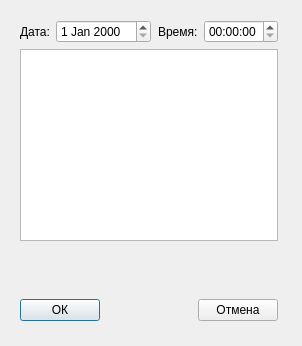
<?xml version="1.0" encoding="UTF-8"?>
<ui version="4.0">
 <class>notifyWindow</class>
 <widget class="QDialog" name="notifyWindow">
  <property name="geometry">
   <rect>
    <x>0</x>
    <y>0</y>
    <width>302</width>
    <height>346</height>
   </rect>
  </property>
  <property name="windowTitle">
   <string>Dialog</string>
  </property>
  <widget class="QWidget" name="">
   <property name="geometry">
    <rect>
     <x>20</x>
     <y>20</y>
     <width>258</width>
     <height>301</height>
    </rect>
   </property>
   <layout class="QVBoxLayout" name="verticalLayout_2">
    <item>
     <layout class="QVBoxLayout" name="verticalLayout">
      <item>
       <layout class="QHBoxLayout" name="horizontalLayout">
        <item>
         <widget class="QLabel" name="label">
          <property name="text">
           <string>Дата:</string>
          </property>
         </widget>
        </item>
        <item>
         <widget class="QDateEdit" name="dateEdit"/>
        </item>
        <item>
         <spacer name="horizontalSpacer">
          <property name="orientation">
           <enum>Qt::Horizontal</enum>
          </property>
          <property name="sizeHint" stdset="0">
           <size>
            <width>40</width>
            <height>20</height>
           </size>
          </property>
         </spacer>
        </item>
        <item>
         <widget class="QLabel" name="label_2">
          <property name="text">
           <string>Время:</string>
          </property>
         </widget>
        </item>
        <item>
         <widget class="QTimeEdit" name="timeEdit"/>
        </item>
       </layout>
      </item>
     </layout>
    </item>
    <item>
     <widget class="QTableView" name="tableView"/>
    </item>
    <item>
     <spacer name="verticalSpacer">
      <property name="orientation">
       <enum>Qt::Vertical</enum>
      </property>
      <property name="sizeHint" stdset="0">
       <size>
        <width>20</width>
        <height>40</height>
       </size>
      </property>
     </spacer>
    </item>
    <item>
     <layout class="QHBoxLayout" name="horizontalLayout_3">
      <item>
       <widget class="QPushButton" name="pushButtonOK">
        <property name="text">
         <string>ОК</string>
        </property>
       </widget>
      </item>
      <item>
       <spacer name="horizontalSpacer_2">
        <property name="orientation">
         <enum>Qt::Horizontal</enum>
        </property>
        <property name="sizeHint" stdset="0">
         <size>
          <width>40</width>
          <height>20</height>
         </size>
        </property>
       </spacer>
      </item>
      <item>
       <widget class="QPushButton" name="pushButtonCancel">
        <property name="text">
         <string>Отмена</string>
        </property>
       </widget>
      </item>
     </layout>
    </item>
   </layout>
  </widget>
 </widget>
 <resources/>
 <connections/>
</ui>
